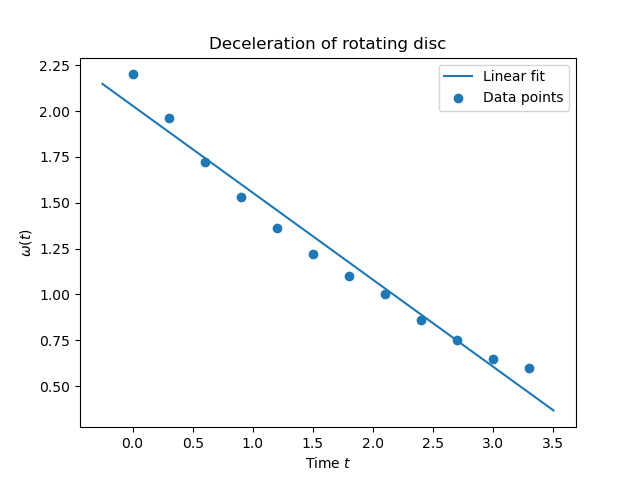

Reproduce this figure in Python.
## Using least-square method to fit data from file 'q3data.txt' and fit with
## linear function omega(t) = omega_0 + omega_c * t

# Imports
from library import read_data, linear_fit, pearson_r
import matplotlib.pyplot as plt
import numpy as np      # For plotting curve fit

# Read the data file and store x and y datapoints
xvals, yvals = read_data('q3_data.dat')

# Linear fit for the above datapoints
fit_params = linear_fit(xvals, yvals)

# Extract intercept omega_0 and slope omega_c
omega_0, omega_c = fit_params[0], fit_params[1]
print("omega_0 = {} and omega_c = {}".format(omega_0, omega_c))

# Quality of fit for above set of data points (Pearson's r)
pearson_r = pearson_r(xvals, yvals)
print("The quality of fit, Pearson's r = ", pearson_r)

# Plot the datapoints and fitted function
t = np.linspace(-0.25, 3.5, 100)
omega_t = omega_0 + omega_c * t
plt.plot(t, omega_t, label='Linear fit')
plt.scatter(xvals, yvals, label='Data points')
plt.xlabel("Time $t$")
plt.ylabel("$\omega (t)$")
plt.title("Deceleration of rotating disc")
plt.legend()
plt.show()

###########################################################################
############################ OUTPUT #######################################
###########################################################################
# omega_0 = 2.029102564102564 and omega_c = -0.47470862470862485
# The quality of fit, Pearson's r =  0.9851557666128383
